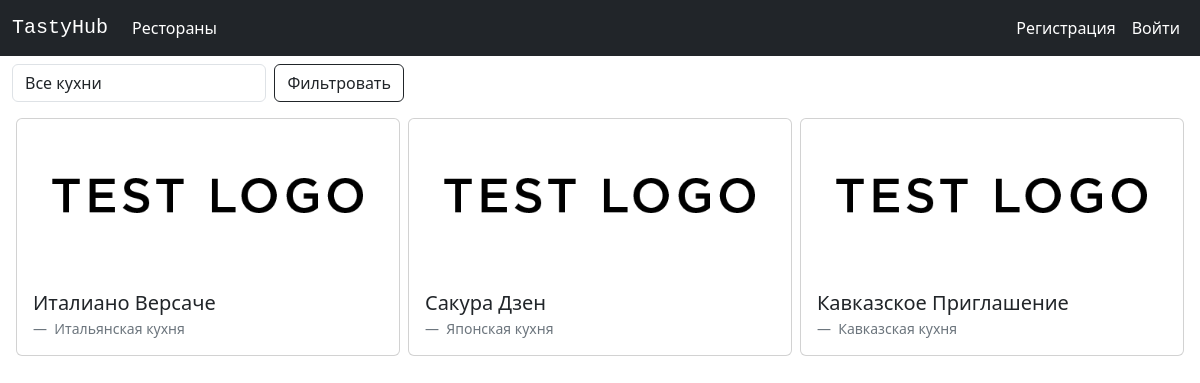
Before: / with the older database file.
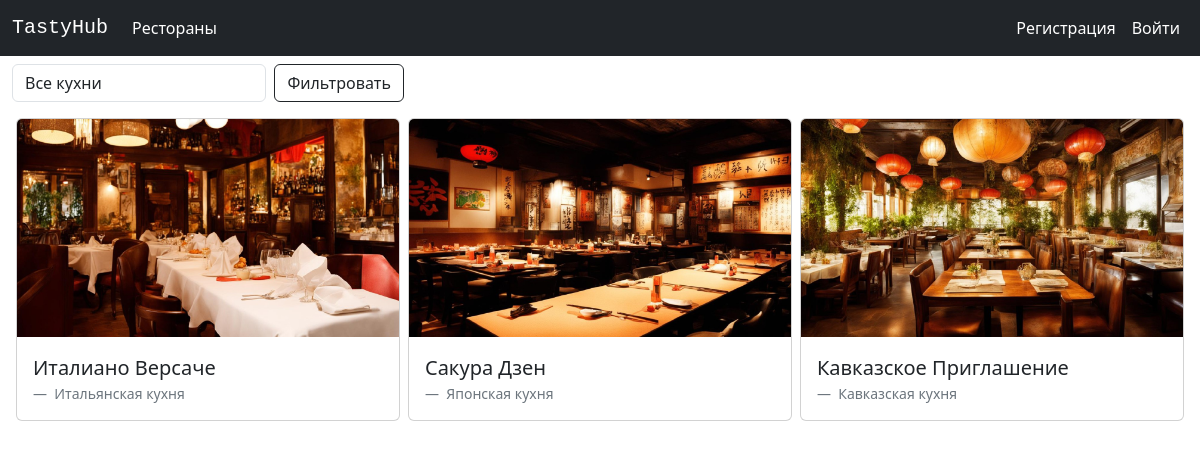
After: the same page with the newer database file.
### restaurants/models.py (models this page shows, shortened)
class KitchenType(models.Model):
    worthes = [
        ('Низкая', 'Низкая'),
        ('Средняя', 'Средняя'),
        ('Высокая', 'Высокая')
    ]
    name = models.CharField(max_length=32, blank=False, null=False)
    worth = models.CharField(max_length=16, choices=worthes, default='Низкая')
    def __str__(self):
        return f'{self.name}'

class Restaurant(models.Model):
    name = models.CharField(max_length=64, blank=False, null=False)
    avg_check = models.FloatField(default=0, blank=False, null=False)
    address = models.CharField(max_length=128, blank=False, null=False)
    contacts = models.CharField(max_length=128, blank=False, null=False)
    description = models.TextField(max_length=512, blank=False, null=False)
    working_mode = models.TextField(max_length=64, blank=False, null=False)
    logo = models.ImageField(upload_to='restaurant_logos', blank=False, null=False)
    date_create = models.DateTimeField(auto_now_add=True)
    date_edit = models.DateTimeField(auto_now=True)
    admin_user = models.ForeignKey(User, on_delete=models.SET_NULL, null=True)
    kitchen_type = models.ForeignKey(KitchenType, on_delete=models.SET_NULL, null=True)

### restaurants/views/Index.py (the view, shortened to what this page needs)
# urls.py: path('', Index.as_view(), name='index'),
class Index(View):
    @staticmethod
    def get(request):
        restaurants = Restaurant.objects.all()
        context = {'FilterForm': FilterForm(), 'restaurants': restaurants}
        return render(request, 'restaurants/index_page.html', context)

### restaurants/forms.py
class FilterForm(forms.Form):
    name = forms.ModelChoiceField(
        queryset=KitchenType.objects.filter(restaurant__isnull=False).distinct(),
        empty_label='Все кухни',
        widget=forms.Select(attrs={'class': 'form-control'}),
        label=False,
        required=False
    )

### restaurants/templates/restaurants/index_page.html (shortened to what this page needs)
{% extends 'restaurants/base.html' %}
{% load static %}
{% block content %}
    <main class="flex-grow-1 flex-shrink-0">
        <div class="container-fluid mt-2 pb-2">
            <form method="post">
                <div class="col-lg-4 col-md-8 col-12 d-flex">
                    {{ FilterForm }}
                    <button class="btn btn-outline-dark ms-2" type="submit">Фильтровать</button>
                </div>
            </form>
            <div class="mt-2 px-1 row row-cols-1 row-cols-lg-3 g-2">
                {% for restaurant in restaurants %}
                    <div class="col d-flex justify-content-center">
                        <div class="card">
                            <a class="text-decoration-none text-dark" href="{% url 'restaurant' restaurant.pk %}">
                                <img src="{{ restaurant.logo.url }}" class="card-img-top" alt="#">
                                <div class="card-body">
                                    <figure class="mb-0">
                                        <blockquote class="blockquote">
                                            <p>{{ restaurant.name }}</p>
                                        </blockquote>
                                        <figcaption class="blockquote-footer mb-0">
                                            {{ restaurant.kitchen_type }} кухня
                                        </figcaption>
                                    </figure>
                                </div>
                            </a>
                        </div>
                    </div>
                {% endfor %}
            </div>
        </div>
    </main>
{% endblock %}

### restaurants/templates/restaurants/base.html (shortened to what this page needs)
{% load static %}
<!DOCTYPE html>
<html lang="en">
<head>
    <link rel="stylesheet" href="{% static 'bootstrap/css/bootstrap.css' %}">
    <link rel="stylesheet" href="{% static 'css/style.css' %}">
</head>
<body>
<div class="d-flex flex-column vh-100">
    <header>
        <nav class="navbar navbar-expand-sm navbar-dark bg-dark ">
            <div class="container-fluid">
                <a class="navbar-brand font-monospace" href="{% url 'index' %}">TastyHub</a>
                <div class="collapse navbar-collapse" id="navbarSupportedContent">
                    <div class="navbar-nav">
                        <a class="nav-link active" href="{% url 'index' %}">Рестораны</a>
                    </div>
                    <div class="navbar-nav ms-auto mb-2 mb-sm-0">
                        {% if user.is_authenticated %}
                            <div class="nav-item">
                                <a class="nav-link active" href="{% url 'account' %}">Аккаунт</a>
                            </div>
                        {% else %}
                            <div class="nav-item">
                                <a class="nav-link active" href="{% url 'registration' %}">Регистрация</a>
                            </div>
                            <div class="nav-item">
                                <a class="nav-link active" href="{% url 'login' %}">Войти</a>
                            </div>
                        {% endif %}
                    </div>
                </div>
            </div>
        </nav>
    </header>
    {% block content %}
    {% endblock %}
</div>
</body>
</html>

### static/css/style.css (style rules this page uses)
* { box-sizing: border-box; }

Changed rows visible on the page:
changed Restaurant "Италиано Версаче": logo: a different picture
changed Restaurant "Сакура Дзен": logo: a different picture
changed Restaurant "Кавказское Приглашение": logo: a different picture
